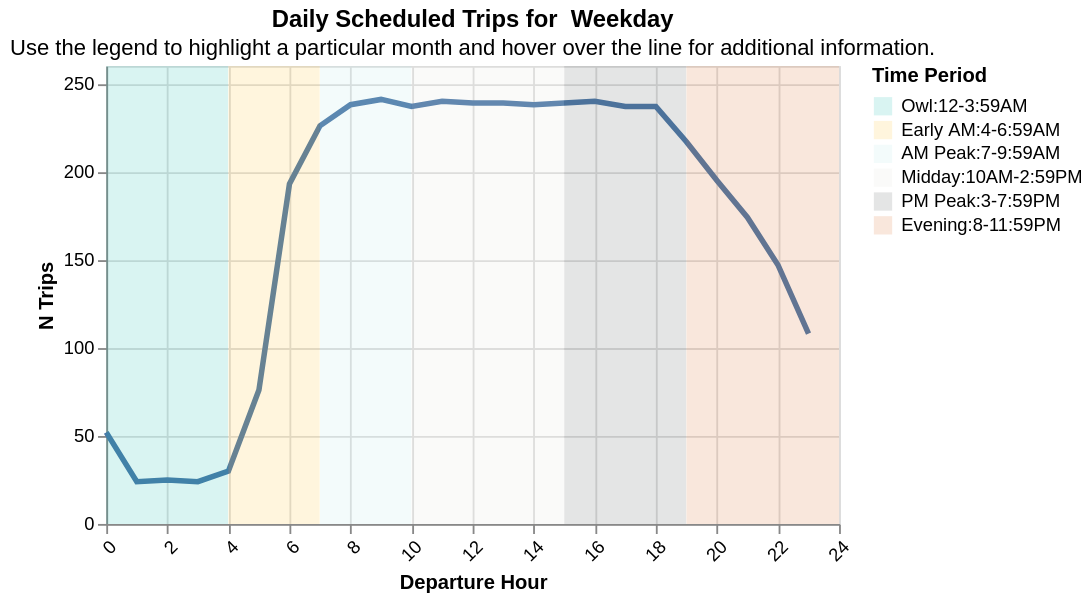
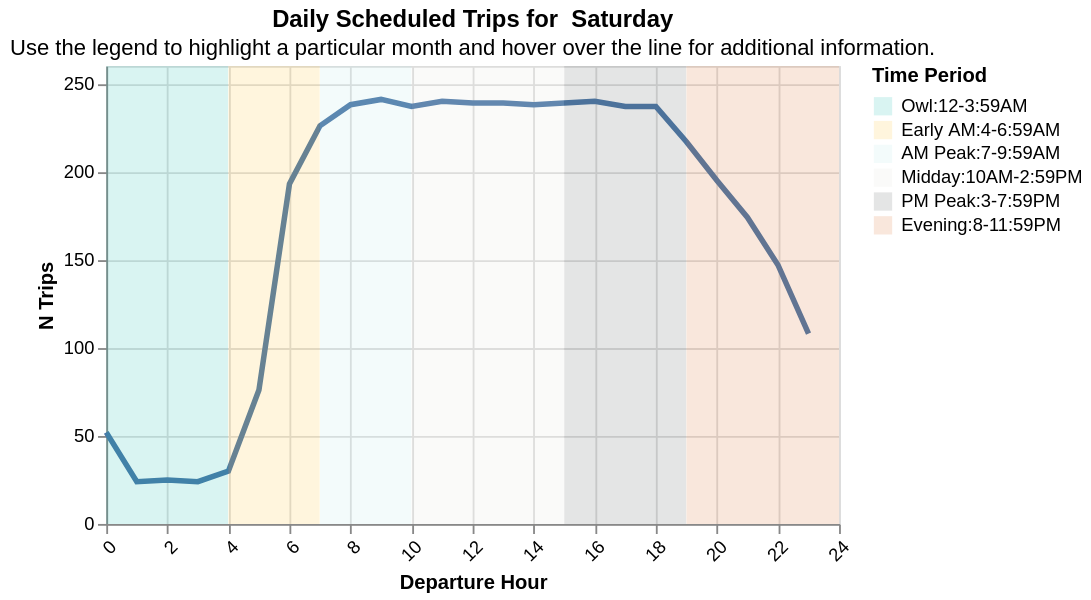
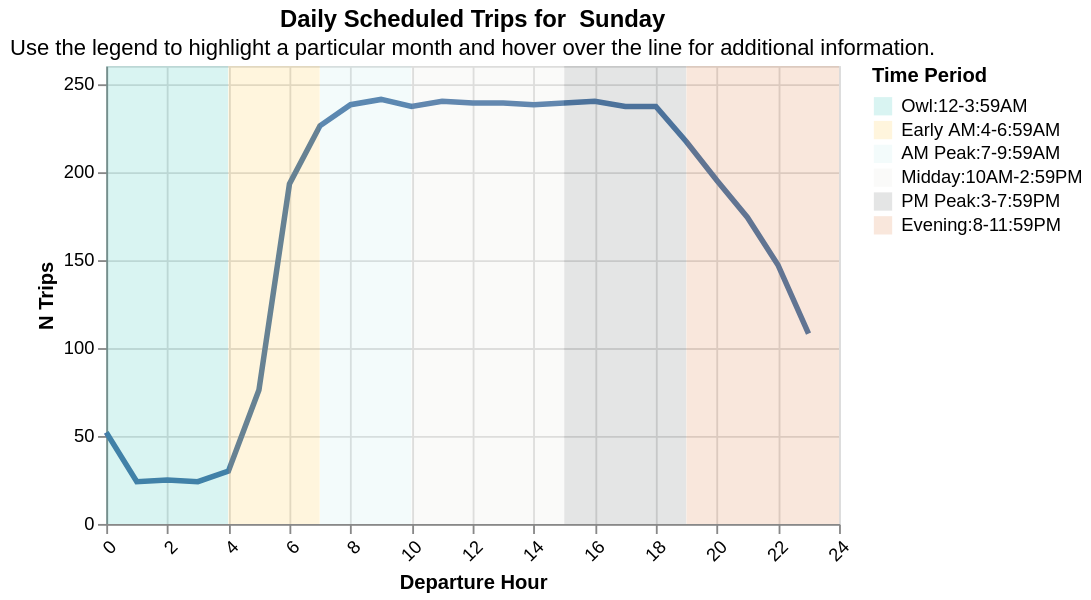

The notebook cell saved with these charts, in order:
### Markdown cell above
## Service Hours

### Code cell
try:
    display(utils.create_hourly_summary(operator_hourly_summary_df, "Weekday"))
    display(utils.create_hourly_summary(operator_hourly_summary_df, "Saturday"))
    display(utils.create_hourly_summary(operator_hourly_summary_df, "Sunday"))
except: 
    display(Markdown(f"""{analysis_name} doesn't have service hours information."""))

### Figure 1 — Vega-Lite specification as saved in the notebook (floating-point values rounded to 4 significant figures; data arrays with more than 128 entries replaced by an {"elided": "..."} marker saying what was removed)
{"config": {"view": {"continuousWidth": 300, "continuousHeight": 300}}, "layer": [{"data": {"name": "data-bda1e05fc0ab1d23c3c2ba478dda3f6e"}, "mark": {"type": "line", "size": 3}, "encoding": {"x": {"axis": {"labelAngle": -45}, "field": "Departure Hour", "title": "Departure Hour", "type": "quantitative"}, "y": {"field": "N Trips", "title": "N Trips", "type": "quantitative"}}, "name": "view_5aad10bd0ad7c6a8_0", "transform": [{"filter": {"param": "param_81c6f4ff0f96d17c"}}]}, {"data": {"name": "data-ed3e58c91c1826c4bca955698f66e78a"}, "mark": {"type": "rect", "opacity": 0.15}, "encoding": {"color": {"field": "Time Period", "scale": {"range": ["#00b2a9", "#ffb81c", "#b1e4e3", "#d9d9d6", "#4b4f54", "#d86018"]}, "sort": ["Owl:12-3:59AM", "Early AM:4-6:59AM", "AM Peak:7-9:59AM", "Midday:10AM-2:59PM", "PM Peak:3-7:59PM", "Evening:8-11:59PM"], "type": "nominal"}, "x": {"field": "start", "type": "quantitative"}, "x2": {"field": "stop"}, "y": {"value": 0}, "y2": {"value": 250}}}], "height": 250, "params": [{"name": "param_81c6f4ff0f96d17c", "select": {"type": "point", "fields": ["Date"]}, "bind": {"input": "select", "options": ["07-2025", "08-2025", "09-2025", "10-2025", "11-2025", "12-2025", "01-2026", "02-2026", "03-2026", "04-2026", "05-2026", "06-2026", "07-2026"], "name": "Dates: "}, "value": "07-2025", "views": ["view_5aad10bd0ad7c6a8_0"]}], "resolve": {"scale": {"color": "independent"}}, "title": {"text": ["Daily Scheduled Trips for  Weekday"], "subtitle": ["Use the legend to highlight a particular month and hover over the line for additional information."]}, "width": 400, "$schema": "https://vega.github.io/schema/vega-lite/v6.1.0.json", "datasets": {"data-bda1e05fc0ab1d23c3c2ba478dda3f6e": {"elided": "312 records"}, "data-ed3e58c91c1826c4bca955698f66e78a": [{"index": 0, "start": 0, "stop": 3.99, "Time Period": "Owl:12-3:59AM"}, {"index": 1, "start": 4, "stop": 6.99, "Time Period": "Early AM:4-6:59AM"}, {"index": 2, "start": 7, "stop": 9.99, "Time Period": "AM Peak:7-9:59AM"}, {"index": 3, "start": 10, "stop": 14.99, "Time Period": "Midday:10AM-2:59PM"}, {"index": 4, "start": 15, "stop": 18.99, "Time Period": "PM Peak:3-7:59PM"}, {"index": 5, "start": 19, "stop": 24.0, "Time Period": "Evening:8-11:59PM"}]}}

### Figure 2 — Vega-Lite specification as saved in the notebook (floating-point values rounded to 4 significant figures; data arrays with more than 128 entries replaced by an {"elided": "..."} marker saying what was removed)
{"config": {"view": {"continuousWidth": 300, "continuousHeight": 300}}, "layer": [{"data": {"name": "data-bda1e05fc0ab1d23c3c2ba478dda3f6e"}, "mark": {"type": "line", "size": 3}, "encoding": {"x": {"axis": {"labelAngle": -45}, "field": "Departure Hour", "title": "Departure Hour", "type": "quantitative"}, "y": {"field": "N Trips", "title": "N Trips", "type": "quantitative"}}, "name": "view_5aad10bd0ad7c6a8_0", "transform": [{"filter": {"param": "param_81c6f4ff0f96d17c"}}]}, {"data": {"name": "data-ed3e58c91c1826c4bca955698f66e78a"}, "mark": {"type": "rect", "opacity": 0.15}, "encoding": {"color": {"field": "Time Period", "scale": {"range": ["#00b2a9", "#ffb81c", "#b1e4e3", "#d9d9d6", "#4b4f54", "#d86018"]}, "sort": ["Owl:12-3:59AM", "Early AM:4-6:59AM", "AM Peak:7-9:59AM", "Midday:10AM-2:59PM", "PM Peak:3-7:59PM", "Evening:8-11:59PM"], "type": "nominal"}, "x": {"field": "start", "type": "quantitative"}, "x2": {"field": "stop"}, "y": {"value": 0}, "y2": {"value": 250}}}], "height": 250, "params": [{"name": "param_81c6f4ff0f96d17c", "select": {"type": "point", "fields": ["Date"]}, "bind": {"input": "select", "options": ["07-2025", "08-2025", "09-2025", "10-2025", "11-2025", "12-2025", "01-2026", "02-2026", "03-2026", "04-2026", "05-2026", "06-2026", "07-2026"], "name": "Dates: "}, "value": "07-2025", "views": ["view_5aad10bd0ad7c6a8_0"]}], "resolve": {"scale": {"color": "independent"}}, "title": {"text": ["Daily Scheduled Trips for  Saturday"], "subtitle": ["Use the legend to highlight a particular month and hover over the line for additional information."]}, "width": 400, "$schema": "https://vega.github.io/schema/vega-lite/v6.1.0.json", "datasets": {"data-bda1e05fc0ab1d23c3c2ba478dda3f6e": {"elided": "312 records"}, "data-ed3e58c91c1826c4bca955698f66e78a": [{"index": 0, "start": 0, "stop": 3.99, "Time Period": "Owl:12-3:59AM"}, {"index": 1, "start": 4, "stop": 6.99, "Time Period": "Early AM:4-6:59AM"}, {"index": 2, "start": 7, "stop": 9.99, "Time Period": "AM Peak:7-9:59AM"}, {"index": 3, "start": 10, "stop": 14.99, "Time Period": "Midday:10AM-2:59PM"}, {"index": 4, "start": 15, "stop": 18.99, "Time Period": "PM Peak:3-7:59PM"}, {"index": 5, "start": 19, "stop": 24.0, "Time Period": "Evening:8-11:59PM"}]}}

### Figure 3 — Vega-Lite specification as saved in the notebook (floating-point values rounded to 4 significant figures; data arrays with more than 128 entries replaced by an {"elided": "..."} marker saying what was removed)
{"config": {"view": {"continuousWidth": 300, "continuousHeight": 300}}, "layer": [{"data": {"name": "data-bda1e05fc0ab1d23c3c2ba478dda3f6e"}, "mark": {"type": "line", "size": 3}, "encoding": {"x": {"axis": {"labelAngle": -45}, "field": "Departure Hour", "title": "Departure Hour", "type": "quantitative"}, "y": {"field": "N Trips", "title": "N Trips", "type": "quantitative"}}, "name": "view_5aad10bd0ad7c6a8_0", "transform": [{"filter": {"param": "param_81c6f4ff0f96d17c"}}]}, {"data": {"name": "data-ed3e58c91c1826c4bca955698f66e78a"}, "mark": {"type": "rect", "opacity": 0.15}, "encoding": {"color": {"field": "Time Period", "scale": {"range": ["#00b2a9", "#ffb81c", "#b1e4e3", "#d9d9d6", "#4b4f54", "#d86018"]}, "sort": ["Owl:12-3:59AM", "Early AM:4-6:59AM", "AM Peak:7-9:59AM", "Midday:10AM-2:59PM", "PM Peak:3-7:59PM", "Evening:8-11:59PM"], "type": "nominal"}, "x": {"field": "start", "type": "quantitative"}, "x2": {"field": "stop"}, "y": {"value": 0}, "y2": {"value": 250}}}], "height": 250, "params": [{"name": "param_81c6f4ff0f96d17c", "select": {"type": "point", "fields": ["Date"]}, "bind": {"input": "select", "options": ["07-2025", "08-2025", "09-2025", "10-2025", "11-2025", "12-2025", "01-2026", "02-2026", "03-2026", "04-2026", "05-2026", "06-2026", "07-2026"], "name": "Dates: "}, "value": "07-2025", "views": ["view_5aad10bd0ad7c6a8_0"]}], "resolve": {"scale": {"color": "independent"}}, "title": {"text": ["Daily Scheduled Trips for  Sunday"], "subtitle": ["Use the legend to highlight a particular month and hover over the line for additional information."]}, "width": 400, "$schema": "https://vega.github.io/schema/vega-lite/v6.1.0.json", "datasets": {"data-bda1e05fc0ab1d23c3c2ba478dda3f6e": {"elided": "312 records"}, "data-ed3e58c91c1826c4bca955698f66e78a": [{"index": 0, "start": 0, "stop": 3.99, "Time Period": "Owl:12-3:59AM"}, {"index": 1, "start": 4, "stop": 6.99, "Time Period": "Early AM:4-6:59AM"}, {"index": 2, "start": 7, "stop": 9.99, "Time Period": "AM Peak:7-9:59AM"}, {"index": 3, "start": 10, "stop": 14.99, "Time Period": "Midday:10AM-2:59PM"}, {"index": 4, "start": 15, "stop": 18.99, "Time Period": "PM Peak:3-7:59PM"}, {"index": 5, "start": 19, "stop": 24.0, "Time Period": "Evening:8-11:59PM"}]}}
